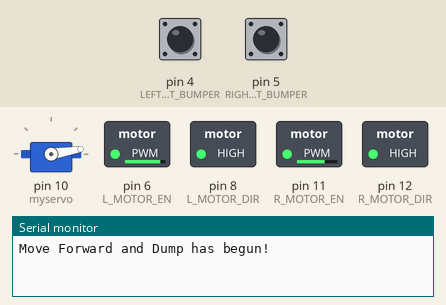
This sketch was run on a simulated Arduino Uno, built with avr-gcc and run on an emulated ATmega328P. On the bench: servo, switched loads named in the sketch (green lamp = pin HIGH), the last lines printed to the serial monitor. Inputs (shaded band) come from the test bench; at power-on: pin 4 (LEFT_FRONT_BUMPER) HIGH, pin 5 (RIGHT_FRONT_BUMPER) HIGH.

Above: at 1.2 s.
1.3 s: pin 4 (LEFT_FRONT_BUMPER) pulled LOW for 0.15 s
At 2.5 s:
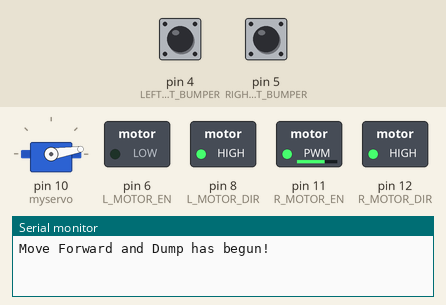
2.9 s: pin 5 (RIGHT_FRONT_BUMPER) pulled LOW for 0.15 s
At 4.0 s:
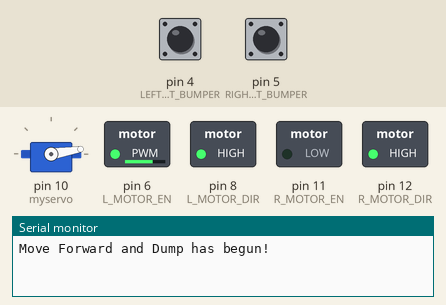
4.5 s: pin 4 (LEFT_FRONT_BUMPER) pulled LOW for 1 s
At 5.2 s:
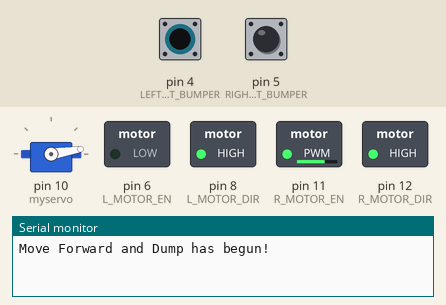
7.0 s: pin 5 (RIGHT_FRONT_BUMPER) pulled LOW for 1 s
At 8.3 s:
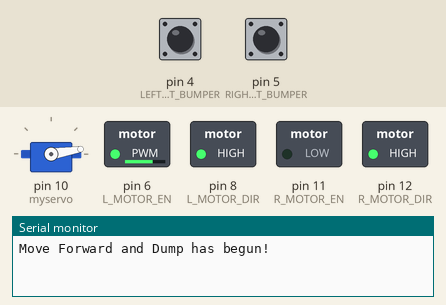
9.5 s: pin 4 (LEFT_FRONT_BUMPER) driven LOW and pin 5 (RIGHT_FRONT_BUMPER) driven LOW
At 10.2 s:
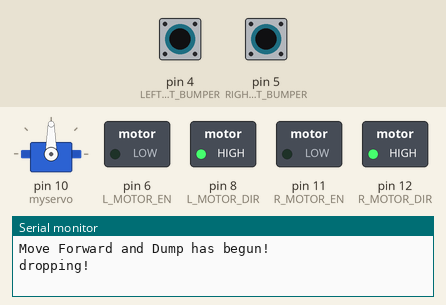
Timing chart, 0 to 13.5 s (numbered marks = the images above; inputs shaded):
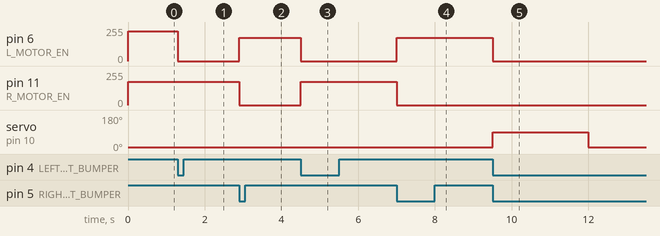

The sketch:

Backup_Drop_Test_2.ino
```cpp
/**************************************************************
  File:      Backup_Drop_Test.pde
  Contents:  This program moves the bot back from the server to the
             large exchange and drops the chips.


             if both bumpers sense walls, stop and drop

  Notes:    Target: Arduino UNO R1 & R2
            Arduino IDE version: 0022


  History:
  when      who  what/why
  ----      ---  -------------------------------------------
  03/4/14  DKB  program created
**************************************************************/

/*---------------- Includes ---------------------------------*/
//#include <Winklelib.h>
#include <Timers.h>
#include <Servo.h>

/*---------------- Module Defines ---------------------------*/
#define DUMP_ANGLE    90
#define RESET_RAMP    9
#define DUMP_TIME     2500
#define L_MOTOR_DIR           8
#define L_MOTOR_EN            6 //NEW bummper now on ANALOG 5
#define R_MOTOR_DIR          12
#define R_MOTOR_EN           11
#define SPEED_SCALER  25
#define RIGHT_FRONT_BUMPER 5
#define LEFT_FRONT_BUMPER  4

Servo myservo;


/*---------------- Module Function Prototypes ---------------*/

int pause = 10; // defining the microsecond delay between direction changes
int dumped = 0;
unsigned char TestTimerExpired(void);
void DropCoins(void);

/*---------------- Arduino Main Functions -------------------*/
void setup() {
  Serial.begin(9600);
  Serial.println("Move Forward and Dump has begun! ");

  pinMode(4,INPUT);
  pinMode(5,INPUT);
  pinMode(10,OUTPUT);
  pinMode(L_MOTOR_DIR , OUTPUT);
  pinMode(R_MOTOR_DIR , OUTPUT);
  pinMode(L_MOTOR_EN , OUTPUT);
  pinMode(R_MOTOR_EN , OUTPUT);

  myservo.attach(10);
  myservo.write(9);

//  WinkleInit();
  //TMRArd_InitTimer(0, TIME_INTERVAL);
 // DriveForward(9.5);
   LeftMtrSpeed(9);
   RightMtrSpeed(7);
}

void loop() {
  int LFB = digitalRead(LEFT_FRONT_BUMPER);
  int RFB = digitalRead(RIGHT_FRONT_BUMPER);

  if ((LFB == 0) && (RFB == 0) && (dumped == 0)) {     //both rear bumpers depressed, stop motors
    dumped = 1;
    DriveForward(0);
    DropCoins();
    Serial.println("both bumpers pressed, dumped is ");
    Serial.println(dumped);
  }

  else if ((LFB == 0) && (dumped == 0)) {           //left rear bumper depressed, run only right motor
     LeftMtrSpeed(0);
     RightMtrSpeed(7);
  }

  else if ((RFB == 0) && (dumped == 0)) {           //right rear bumper depressed, run only left motor
     RightMtrSpeed(0);
     LeftMtrSpeed(7);
  }
}

/*---------------- Module Functions -------------------------*/

void DropCoins(void) {
   Serial.println("dropping!");
   myservo.write(90);
   delay(2500);
   myservo.write(9);
}

void DriveForward(char newSpeed){
	LeftMtrSpeed(newSpeed);
	RightMtrSpeed(newSpeed);
}

void LeftMtrSpeed(char newSpeed) {
  if ((newSpeed < -10) || (newSpeed > 10)) {
//    return ERR_BADSPEED;
  }
  if (newSpeed < 0) {
    digitalWrite(L_MOTOR_DIR,LOW); // set the direction to reverse
  } else {
    digitalWrite(L_MOTOR_DIR,HIGH); // set the direction to forward
  }
  analogWrite(L_MOTOR_EN,SPEED_SCALER*abs(newSpeed));
 //   return OK_SPEED;
}

void RightMtrSpeed(char newSpeed) {
  if ((newSpeed < -10) || (newSpeed > 10)) {
 //   return ERR_BADSPEED;
  }
  if (newSpeed < 0) {
    digitalWrite(R_MOTOR_DIR,LOW); // set the direction to reverse
  } else {
    digitalWrite(R_MOTOR_DIR,HIGH); // set the direction to forward
  }
  analogWrite(R_MOTOR_EN,SPEED_SCALER*abs(newSpeed));
//    return OK_SPEED;
}
```

Measured:
- after the input at 1.3 s, pin 6 (L_MOTOR_EN): 225/255 → 0/255 at once
- after the input at 2.9 s, pin 6 (L_MOTOR_EN): 0/255 → 175/255 at once; pin 11 (R_MOTOR_EN): 175/255 → 0/255 at once
- after the input at 4.5 s, pin 6 (L_MOTOR_EN): 175/255 → 0/255 at once; pin 11 (R_MOTOR_EN): 0/255 → 175/255 at once
- after the input at 7.0 s, pin 6 (L_MOTOR_EN): 0/255 → 175/255 at once; pin 11 (R_MOTOR_EN): 175/255 → 0/255 at once
- after the input at 9.5 s, pin 6 (L_MOTOR_EN): 175/255 → 0/255 at once; servo on pin 10 (myservo): 9° → 90° at once, → 9° 2.5 s later
